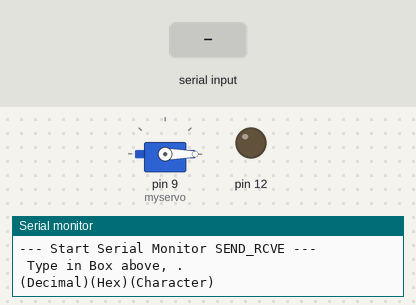
Simulated run of this sketch. Board: Arduino Uno, built with avr-gcc and run on an emulated ATmega328P. Shown: servo, output pins drawn as LEDs (lit = HIGH), the last lines printed to the serial monitor. The inputs (shaded band) are chosen by the test bench.

Above: at 1.2 s.
1.3 s: "1" received over Serial
At 1.49 s:
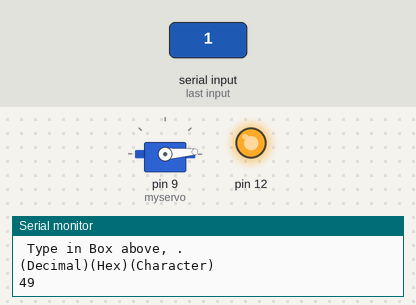
At 2.21 s:
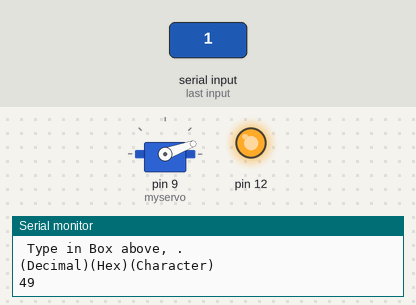
4.3 s: "0" received over Serial
At 6.76 s:
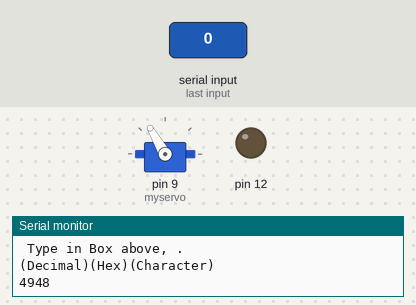
Timing chart, 0 to 13.7 s (numbered marks = the images above; inputs shaded):
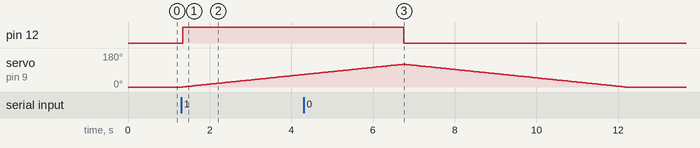

Measured:
- after the input at 1.3 s, pin 12: LOW → HIGH after 0.05 s; servo on pin 9 (myservo): moves from 0° to 66° over 2.9 s, starting after 0.05 s
- after the input at 4.3 s, pin 12: HIGH → LOW after 2.5 s

The sketch:

gate.ino
```cpp
#include <Servo.h>

Servo myservo;  // create servo object to control a servo
// twelve servo objects can be created on most boards

int pos = 0;    // variable to store the servo position
int ByteReceived;//var for getting input from serial pins

void setup() {
  myservo.attach(9);  // attaches the servo on pin 9 to the servo object
myservo.write(pos);
//led
pinMode(12, OUTPUT);
  //Setup serial
  Serial.begin(9600);
  Serial.println("--- Start Serial Monitor SEND_RCVE ---");
    Serial.println(" Type in Box above, . ");
  Serial.println("(Decimal)(Hex)(Character)");
  Serial.println();
}

void loop() {


  if (Serial.available() > 0)
  {
    ByteReceived = Serial.read();
    Serial.print(ByteReceived);
    if (ByteReceived==48) close();//0
    else if (ByteReceived==49)open();}//1
}
void close(){
  if ( pos >= 120){
  digitalWrite(12, LOW);
  for (pos = 120; pos >= 0; pos -= 1) { // goes from 180 degrees to 0 degrees
    myservo.write(pos);              // tell servo to go to position in variable 'pos'
    delay(45);                       // waits 15ms for the servo to reach the position
  }}
  }
void open()
{if ( pos <= 0){
  for (pos = 0; pos <= 120; pos += 1) { // goes from 0 degrees to 180 degrees
    // in steps of 1 degree
    myservo.write(pos);              // tell servo to go to position in variable 'pos'
    delay(45);
    digitalWrite(12, HIGH);}// waits 15ms for the servo to reach the position
  }
}
```
